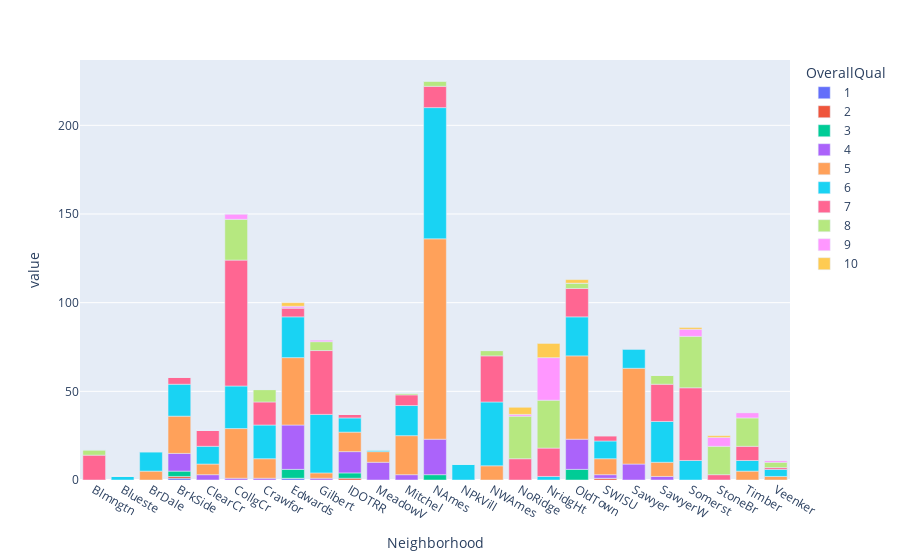

The code cell stored with this chart in its notebook:
### Markdown cell above
Documentation: https://plotly.com/python/

### Code cell
fig = px.bar(data_frame=Neightborhood_Qual, color='OverallQual')
fig.show()

### Figure 1 — Plotly figure (JSON) as saved in the notebook; plotly's stock layout.template omitted (floating-point values rounded to 4 significant figures)
{"data": [{"alignmentgroup": "True", "hovertemplate": "OverallQual=1<br>Neighborhood=%{x}<br>value=%{y}<extra></extra>", "legendgroup": "1", "marker": {"color": "#636efa", "pattern": {"shape": ""}}, "name": "1", "offsetgroup": "1", "orientation": "v", "showlegend": true, "textposition": "auto", "type": "bar", "x": ["Blmngtn", "Blueste", "BrDale", "BrkSide", "ClearCr", "CollgCr", "Crawfor", "Edwards", "Gilbert", "IDOTRR", "MeadowV", "Mitchel", "NAmes", "NPkVill", "NWAmes", "NoRidge", "NridgHt", "OldTown", "SWISU", "Sawyer", "SawyerW", "Somerst", "StoneBr", "Timber", "Veenker"], "xaxis": "x", "y": [0, 0, 0, 1, 0, 0, 0, 1, 0, 0, 0, 0, 0, 0, 0, 0, 0, 0, 0, 0, 0, 0, 0, 0, 0], "yaxis": "y"}, {"alignmentgroup": "True", "hovertemplate": "OverallQual=2<br>Neighborhood=%{x}<br>value=%{y}<extra></extra>", "legendgroup": "2", "marker": {"color": "#EF553B", "pattern": {"shape": ""}}, "name": "2", "offsetgroup": "2", "orientation": "v", "showlegend": true, "textposition": "auto", "type": "bar", "x": ["Blmngtn", "Blueste", "BrDale", "BrkSide", "ClearCr", "CollgCr", "Crawfor", "Edwards", "Gilbert", "IDOTRR", "MeadowV", "Mitchel", "NAmes", "NPkVill", "NWAmes", "NoRidge", "NridgHt", "OldTown", "SWISU", "Sawyer", "SawyerW", "Somerst", "StoneBr", "Timber", "Veenker"], "xaxis": "x", "y": [0, 0, 0, 1, 0, 0, 0, 0, 0, 1, 0, 0, 0, 0, 0, 0, 0, 0, 1, 0, 0, 0, 0, 0, 0], "yaxis": "y"}, {"alignmentgroup": "True", "hovertemplate": "OverallQual=3<br>Neighborhood=%{x}<br>value=%{y}<extra></extra>", "legendgroup": "3", "marker": {"color": "#00cc96", "pattern": {"shape": ""}}, "name": "3", "offsetgroup": "3", "orientation": "v", "showlegend": true, "textposition": "auto", "type": "bar", "x": ["Blmngtn", "Blueste", "BrDale", "BrkSide", "ClearCr", "CollgCr", "Crawfor", "Edwards", "Gilbert", "IDOTRR", "MeadowV", "Mitchel", "NAmes", "NPkVill", "NWAmes", "NoRidge", "NridgHt", "OldTown", "SWISU", "Sawyer", "SawyerW", "Somerst", "StoneBr", "Timber", "Veenker"], "xaxis": "x", "y": [0, 0, 0, 3, 0, 0, 0, 5, 0, 3, 0, 0, 3, 0, 0, 0, 0, 6, 0, 0, 0, 0, 0, 0, 0], "yaxis": "y"}, {"alignmentgroup": "True", "hovertemplate": "OverallQual=4<br>Neighborhood=%{x}<br>value=%{y}<extra></extra>", "legendgroup": "4", "marker": {"color": "#ab63fa", "pattern": {"shape": ""}}, "name": "4", "offsetgroup": "4", "orientation": "v", "showlegend": true, "textposition": "auto", "type": "bar", "x": ["Blmngtn", "Blueste", "BrDale", "BrkSide", "ClearCr", "CollgCr", "Crawfor", "Edwards", "Gilbert", "IDOTRR", "MeadowV", "Mitchel", "NAmes", "NPkVill", "NWAmes", "NoRidge", "NridgHt", "OldTown", "SWISU", "Sawyer", "SawyerW", "Somerst", "StoneBr", "Timber", "Veenker"], "xaxis": "x", "y": [0, 0, 0, 10, 3, 1, 1, 25, 1, 12, 10, 3, 20, 0, 0, 0, 0, 17, 2, 9, 2, 0, 0, 0, 0], "yaxis": "y"}, {"alignmentgroup": "True", "hovertemplate": "OverallQual=5<br>Neighborhood=%{x}<br>value=%{y}<extra></extra>", "legendgroup": "5", "marker": {"color": "#FFA15A", "pattern": {"shape": ""}}, "name": "5", "offsetgroup": "5", "orientation": "v", "showlegend": true, "textposition": "auto", "type": "bar", "x": ["Blmngtn", "Blueste", "BrDale", "BrkSide", "ClearCr", "CollgCr", "Crawfor", "Edwards", "Gilbert", "IDOTRR", "MeadowV", "Mitchel", "NAmes", "NPkVill", "NWAmes", "NoRidge", "NridgHt", "OldTown", "SWISU", "Sawyer", "SawyerW", "Somerst", "StoneBr", "Timber", "Veenker"], "xaxis": "x", "y": [0, 0, 5, 21, 6, 28, 11, 38, 3, 11, 6, 22, 113, 0, 8, 0, 0, 47, 9, 54, 8, 0, 0, 5, 2], "yaxis": "y"}, {"alignmentgroup": "True", "hovertemplate": "OverallQual=6<br>Neighborhood=%{x}<br>value=%{y}<extra></extra>", "legendgroup": "6", "marker": {"color": "#19d3f3", "pattern": {"shape": ""}}, "name": "6", "offsetgroup": "6", "orientation": "v", "showlegend": true, "textposition": "auto", "type": "bar", "x": ["Blmngtn", "Blueste", "BrDale", "BrkSide", "ClearCr", "CollgCr", "Crawfor", "Edwards", "Gilbert", "IDOTRR", "MeadowV", "Mitchel", "NAmes", "NPkVill", "NWAmes", "NoRidge", "NridgHt", "OldTown", "SWISU", "Sawyer", "SawyerW", "Somerst", "StoneBr", "Timber", "Veenker"], "xaxis": "x", "y": [0, 2, 11, 18, 10, 24, 19, 23, 33, 8, 1, 17, 74, 9, 36, 0, 2, 22, 10, 11, 23, 11, 0, 6, 4], "yaxis": "y"}, {"alignmentgroup": "True", "hovertemplate": "OverallQual=7<br>Neighborhood=%{x}<br>value=%{y}<extra></extra>", "legendgroup": "7", "marker": {"color": "#FF6692", "pattern": {"shape": ""}}, "name": "7", "offsetgroup": "7", "orientation": "v", "showlegend": true, "textposition": "auto", "type": "bar", "x": ["Blmngtn", "Blueste", "BrDale", "BrkSide", "ClearCr", "CollgCr", "Crawfor", "Edwards", "Gilbert", "IDOTRR", "MeadowV", "Mitchel", "NAmes", "NPkVill", "NWAmes", "NoRidge", "NridgHt", "OldTown", "SWISU", "Sawyer", "SawyerW", "Somerst", "StoneBr", "Timber", "Veenker"], "xaxis": "x", "y": [14, 0, 0, 4, 9, 71, 13, 5, 36, 2, 0, 6, 12, 0, 26, 12, 16, 16, 3, 0, 21, 41, 3, 8, 1], "yaxis": "y"}, {"alignmentgroup": "True", "hovertemplate": "OverallQual=8<br>Neighborhood=%{x}<br>value=%{y}<extra></extra>", "legendgroup": "8", "marker": {"color": "#B6E880", "pattern": {"shape": ""}}, "name": "8", "offsetgroup": "8", "orientation": "v", "showlegend": true, "textposition": "auto", "type": "bar", "x": ["Blmngtn", "Blueste", "BrDale", "BrkSide", "ClearCr", "CollgCr", "Crawfor", "Edwards", "Gilbert", "IDOTRR", "MeadowV", "Mitchel", "NAmes", "NPkVill", "NWAmes", "NoRidge", "NridgHt", "OldTown", "SWISU", "Sawyer", "SawyerW", "Somerst", "StoneBr", "Timber", "Veenker"], "xaxis": "x", "y": [3, 0, 0, 0, 0, 23, 7, 0, 5, 0, 0, 1, 3, 0, 3, 24, 27, 3, 0, 0, 5, 29, 16, 16, 3], "yaxis": "y"}, {"alignmentgroup": "True", "hovertemplate": "OverallQual=9<br>Neighborhood=%{x}<br>value=%{y}<extra></extra>", "legendgroup": "9", "marker": {"color": "#FF97FF", "pattern": {"shape": ""}}, "name": "9", "offsetgroup": "9", "orientation": "v", "showlegend": true, "textposition": "auto", "type": "bar", "x": ["Blmngtn", "Blueste", "BrDale", "BrkSide", "ClearCr", "CollgCr", "Crawfor", "Edwards", "Gilbert", "IDOTRR", "MeadowV", "Mitchel", "NAmes", "NPkVill", "NWAmes", "NoRidge", "NridgHt", "OldTown", "SWISU", "Sawyer", "SawyerW", "Somerst", "StoneBr", "Timber", "Veenker"], "xaxis": "x", "y": [0, 0, 0, 0, 0, 3, 0, 1, 1, 0, 0, 0, 0, 0, 0, 1, 24, 0, 0, 0, 0, 4, 5, 3, 1], "yaxis": "y"}, {"alignmentgroup": "True", "hovertemplate": "OverallQual=10<br>Neighborhood=%{x}<br>value=%{y}<extra></extra>", "legendgroup": "10", "marker": {"color": "#FECB52", "pattern": {"shape": ""}}, "name": "10", "offsetgroup": "10", "orientation": "v", "showlegend": true, "textposition": "auto", "type": "bar", "x": ["Blmngtn", "Blueste", "BrDale", "BrkSide", "ClearCr", "CollgCr", "Crawfor", "Edwards", "Gilbert", "IDOTRR", "MeadowV", "Mitchel", "NAmes", "NPkVill", "NWAmes", "NoRidge", "NridgHt", "OldTown", "SWISU", "Sawyer", "SawyerW", "Somerst", "StoneBr", "Timber", "Veenker"], "xaxis": "x", "y": [0, 0, 0, 0, 0, 0, 0, 2, 0, 0, 0, 0, 0, 0, 0, 4, 8, 2, 0, 0, 0, 1, 1, 0, 0], "yaxis": "y"}], "layout": {"barmode": "relative", "legend": {"title": {"text": "OverallQual"}, "tracegroupgap": 0}, "margin": {"t": 60}, "xaxis": {"anchor": "y", "domain": [0, 1], "title": {"text": "Neighborhood"}}, "yaxis": {"anchor": "x", "domain": [0, 1], "title": {"text": "value"}}}}
